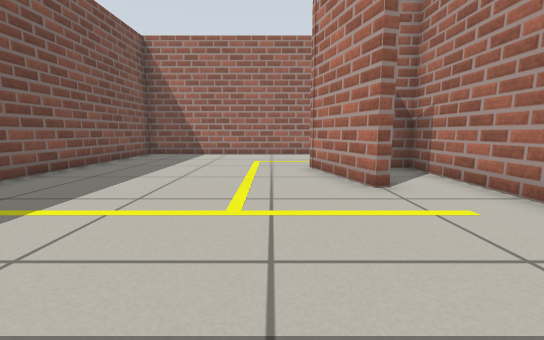
[1] (above)

18 first-person views from a walk through a world built for the Gazebo simulator. The camera is 0.5 m above the floor, tilts 8° down and sees 90° across. The floor is counted in squares, 0.5 m on a side. Each view is taken from the middle of a square. On the plan, view 1 faces up. The plan holds only what a view shows up to about 11 squares ahead; the rest is blank.

[2]
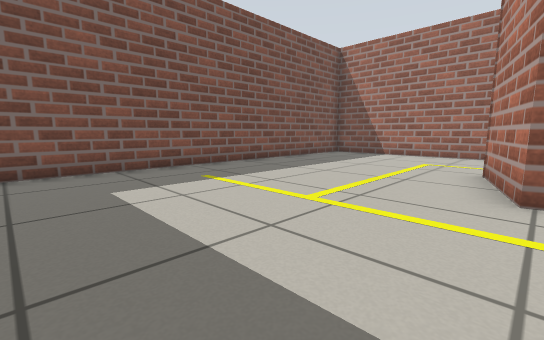

[3]
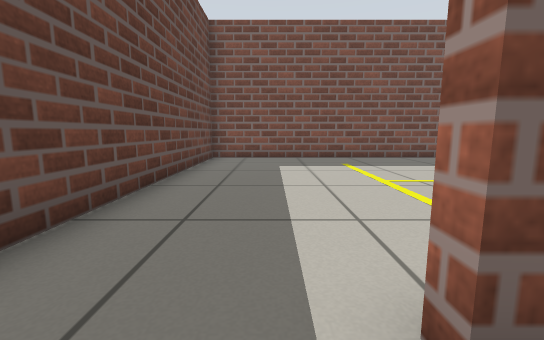

[4]
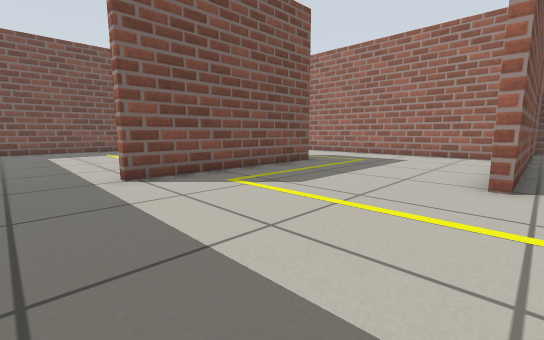

[5]
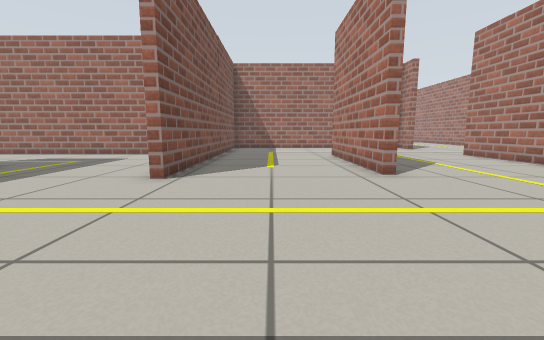

[6]
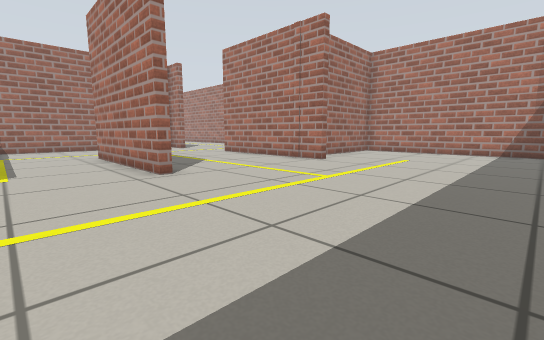

[7]
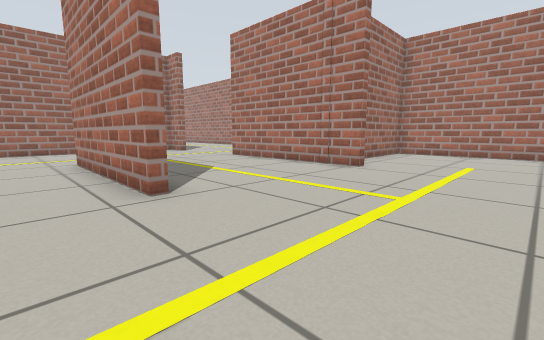

[8]
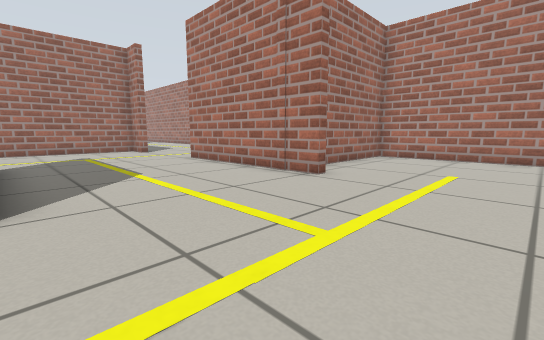

[9]
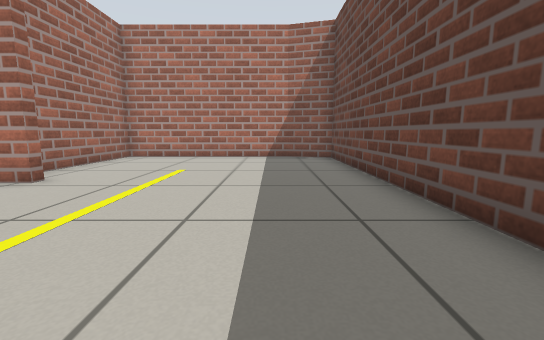

[10]
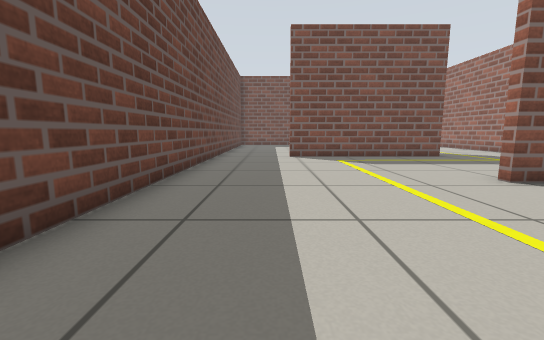

[11]
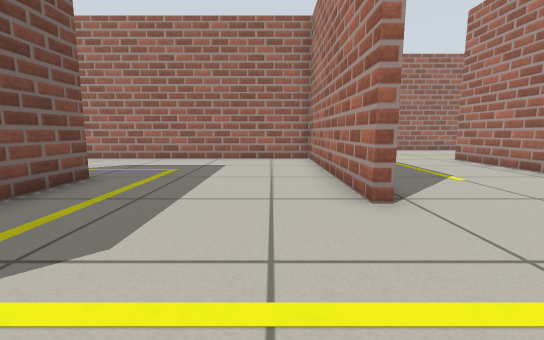

[12]
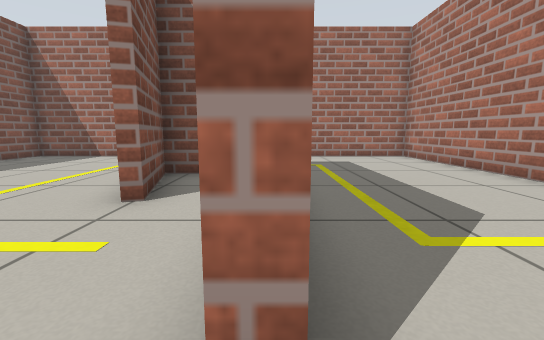

[13]
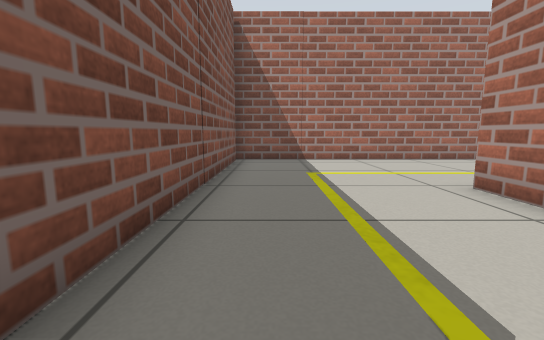

[14]
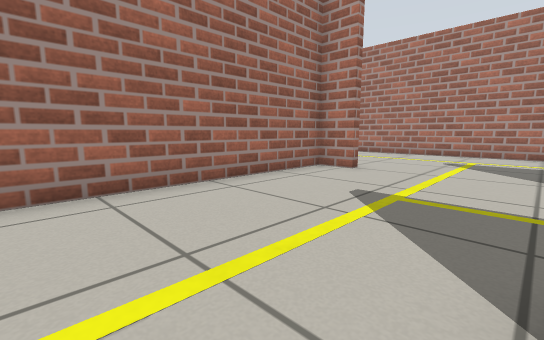

[15]
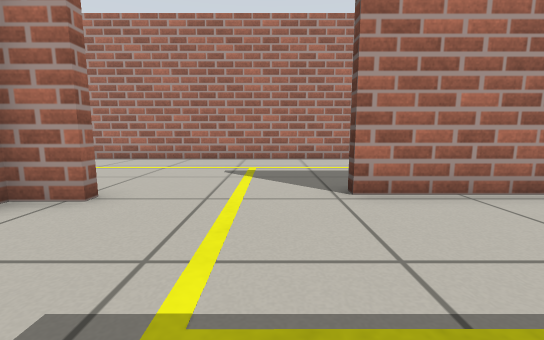

[16]
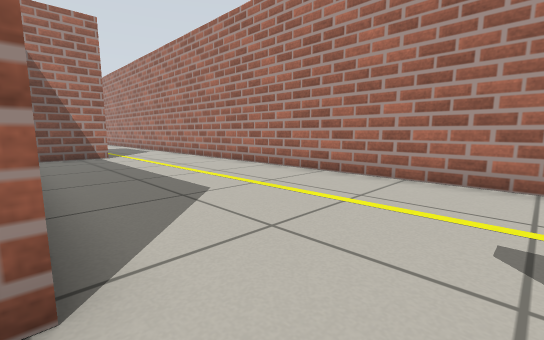

[17]
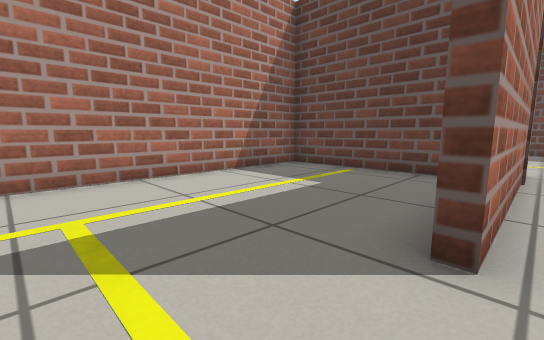

[18]
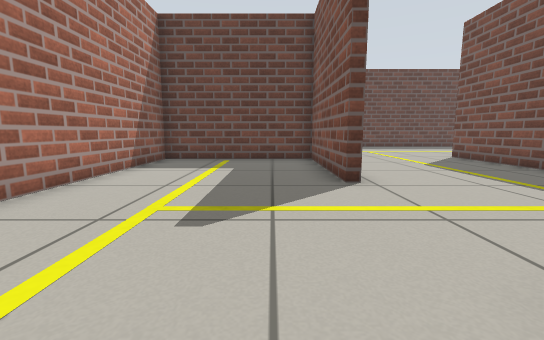

### Floor plan
Points are (right, up) in squares from view 1. A wall is a line through its corners. A room is listed if a view was taken in it or the views show most of it. See-through windows are left out.
Room 1 (views 1, 2)
walls: (3.8, 3.6) (3.8, 7.4) (1.5, 7.4) (2.1, 4.9) (1.9, 4.8) (1.1, 7.7); (-0.5, 12.1) (-5.5, 12.1) (-5.5, -1.3) (3.5, -1.3)
ways out: opening at (0.3, 10) to room 2; opening at (4, 0.5) to room 2
Room 2 (views 3, 4, 5, 6, 7, 8, 9, 10, 11, 12, 13, 14, 15)
walls: (14.9, 10) (14.9, 6.3) (14.6, 6.3) (14.6, 11.9); (9.4, 5.6) (9.4, 12.1) (-0.5, 12.1); (20.6, 5.7) (20.2, 5.7) (20.2, 11.7); (17.1, -1.3) (25.5, -1.3) (25.9, 0.5); (4.1, 7.8) (4.1, 1.6); (19.8, 15.7) (19.8, 16.8) (9.7, 16.8) (9.7, 5.6); (3.5, -1.3) (12.9, -1.3); (25.9, 0.4) (25.9, 6.7) (21.8, 6.7)
ways out: opening at (0.3, 10) to room 1; opening at (4, 0.5) to room 1; opening at (20, 13.5) to room 3
Room 3 (views 16, 17, 18)
walls: (20.2, 15.7) (19.8, 15.7); (20.2, 11.7) (20.5, 11.7) (20.5, 7) (25.9, 7) (25.9, 24.2); (23, 25.6) (20.7, 25.6)
ways out: opening at (20, 13.5) to room 2

Where each view was taken, in squares from view 1:
view 1: 0 up, 0 right, facing up
view 2: 0 up, 2 right, facing up-left
view 3: 1 up, 5 right, facing left
view 4: 0 up, 10 right, facing up-left
view 5: 0 up, 12 right, facing up
view 6: 0 up, 12 right, facing up-right
view 7: 2 up, 13 right, facing up-right
view 8: 2 up, 15 right, facing up-right
view 9: 1 up, 15 right, facing right
view 10: 1 up, 15 right, facing left
view 11: 2 up, 8 right, facing up
view 12: 1 up, 4 right, facing up
view 13: 7 up, 11 right, facing up
view 14: 12 up, 13 right, facing up-right
view 15: 13 up, 16 right, facing right
view 16: 14 up, 20 right, facing up-right
view 17: 14 up, 20 right, facing down-right
view 18: 17 up, 22 right, facing down
